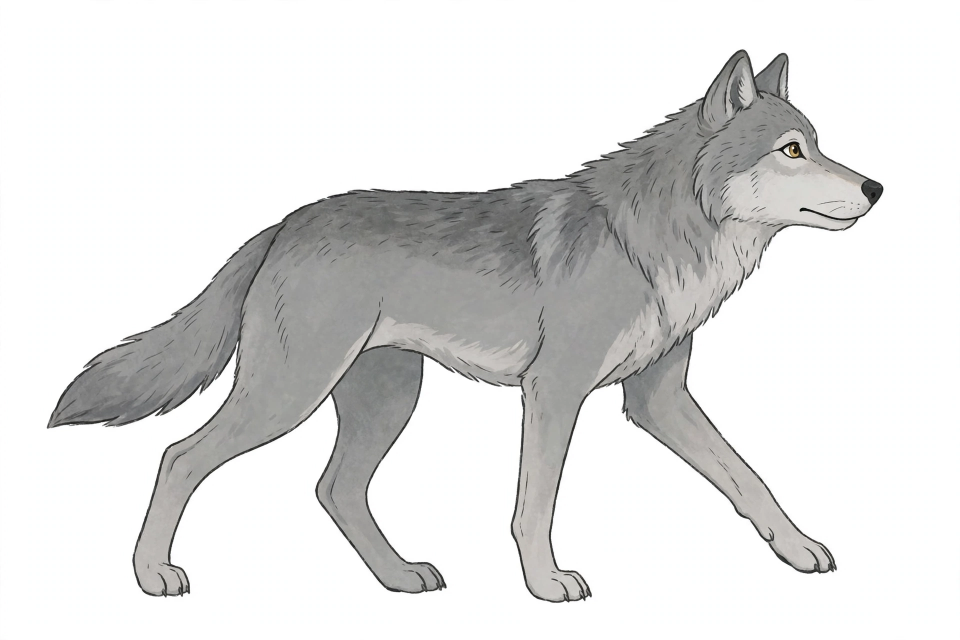
#> input picture serigala_jalan.png, 1920 x 1280 px (shown at 1/2 size)
$ python -i buat_serigala_bergerak.py   (imports and definitions only)
#> lines starting #> are read from the running program, lines starting #| are printed output that depends on the picture; after the words box and inside, x2 and y2 are one past the last pixel; in counts of white or black regions, pixels touching at a corner belong together
"""
TUGAS MULTIMEDIA - GAMBAR MENJADI BERGERAK DAN BERSUARA
========================================================
Hewan  : Serigala (Canis lupus)
Input  : serigala_jalan.png      -> gambar serigala pose berjalan
         serigala.png            -> gambar serigala pose melolong
         lolongan_serigala.mp3   -> suara angin malam + lolongan serigala
Output : serigala_bergerak.mp4   -> video gambar bergerak + bersuara

Alur cerita video (14 detik):
  1. Detik 0,0-5,2 : serigala BERJALAN masuk dari kiri layar.
     Kakinya bergerak sungguhan dengan teknik walk cycle: gambar
     dipotong menjadi badan dan 4 kaki, lalu setiap kaki diputar
     bergantian pada poros pangkal kakinya (seperti animasi 2D).
     Badan ikut naik-turun halus, latar ikut bergeser (parallax).
  2. Detik 5,2-5,55: serigala berhenti, berganti pose menjadi pose
     melolong (crossfade cepat), lalu bersiap.
  3. Detik 5,9-13,0: serigala MENGAUNG / melolong di bawah bulan.
     Gelombang suara keluar dari mulutnya tepat bersamaan dengan
     suara lolongan pada audio, badan dan cahaya bulan berdenyut.
  4. Detik 13,0-14 : fade-out, video selesai.

Teknik menghapus background putih:
  Flood-fill dari tepi gambar: piksel yang nyaris putih DAN terhubung
  ke tepi gambar dianggap background. Bulu putih di bagian dalam
  tubuh tidak ikut terhapus karena terhalang outline gambar.

Audio lolongan_serigala.mp3 dibuat dari rekaman lolongan serigala
asli "Wolf howls" (Wikimedia Commons) yang diberi jeda di awal
(supaya lolongan mulai tepat saat serigala berhenti berjalan),
dicampur suara angin malam pelan selama fase berjalan.

Kebutuhan:
  pip install pillow numpy scipy
  Program FFmpeg harus sudah terinstall (perintah: ffmpeg)

Jalankan:
  python buat_serigala_bergerak.py
"""

import math
import subprocess
import sys
from pathlib import Path

import numpy as np
from PIL import Image, ImageDraw, ImageFilter, ImageFont
from scipy import ndimage

# ---------------------------------------------------------------------------
# Konfigurasi
# ---------------------------------------------------------------------------
FOLDER = Path(__file__).parent
FILE_JALAN = FOLDER / "serigala_jalan.png"
FILE_LOLONG = FOLDER / "serigala.png"
FILE_SUARA = FOLDER / "lolongan_serigala.mp3"
FILE_VIDEO = FOLDER / "serigala_bergerak.mp4"

LEBAR, TINGGI = 1280, 720     # resolusi video (HD 720p)
FPS = 30                      # frame per detik
DURASI = 14                   # durasi video (detik)
TOTAL_FRAME = FPS * DURASI

# Pembagian fase animasi (detik)
AKHIR_JALAN = 5.2             # serigala berjalan sampai detik ini
AKHIR_GANTI_POSE = 5.55       # crossfade pose jalan -> pose lolong
MULAI_AUNG = 5.9              # suara lolongan mulai (sinkron dgn audio)
AKHIR_AUNG = 13.0             # lolongan selesai, mulai fade-out

# Posisi mulut pada gambar pose melolong (persen lebar/tinggi gambar)
MULUT_X, MULUT_Y = 0.90, 0.10

# Posisi akhir serigala setelah berjalan (kiri atas area tampil)
TARGET_X = 160
TANAH_Y = TINGGI - 28         # garis telapak kaki serigala
LEBAR_TAMPIL = 780            # lebar tampil serigala di video (piksel)


# ---------------------------------------------------------------------------
# Langkah 1 - Hapus background putih pada gambar
# ---------------------------------------------------------------------------
def hapus_background_putih(path_gambar):
    """Mengembalikan gambar RGBA dengan background transparan."""
#> called with path_gambar = 'serigala_jalan.png'
    gambar = Image.open(path_gambar).convert("RGB")
#> gambar is the input picture: PIL image 1920x1280 RGB; mean R, G, B 223.6, 223.6, 223
    piksel = np.array(gambar)

    nyaris_putih = (
        (piksel[:, :, 0] > 240)
        & (piksel[:, :, 1] > 240)
        & (piksel[:, :, 2] > 240)
    )
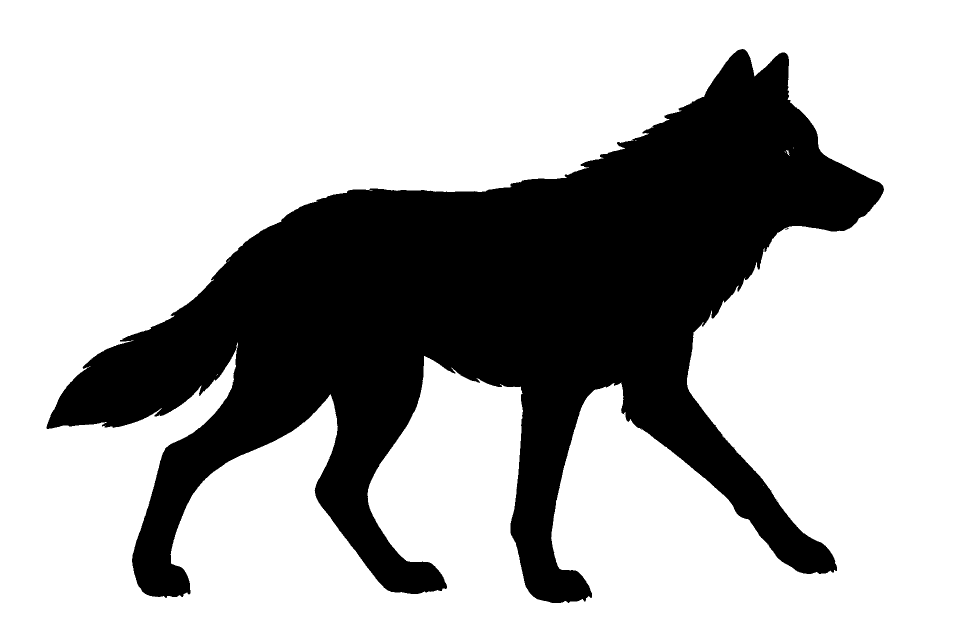
#> nyaris_putih: shape (1280, 1920) bool (shown at 1/2 size); 70.4% white; 5 black regions (4 under 20 px), largest, box (x1, y1, x2, y2) and area: (93, 98, 1768, 1206) 726730
    # Kelompok piksel putih yang menyentuh tepi = background
    label, _ = ndimage.label(nyaris_putih)
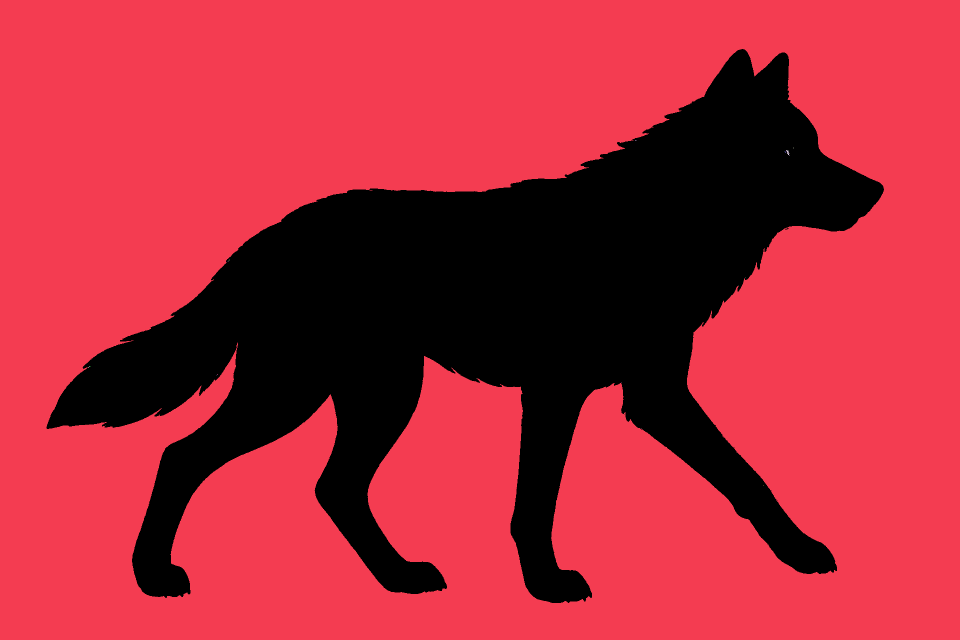
#> label: shape (1280, 1920) int32 (shown at 1/2 size); 27 distinct labels, from 0 to 26; one colour per label, 0 black
    label_tepi = set(np.unique(np.concatenate([
        label[0, :], label[-1, :], label[:, 0], label[:, -1]
    ])))
#> label_tepi = 1 item
    label_tepi.discard(0)
    background = np.isin(label, list(label_tepi))
#> background: shape (1280, 1920) bool; 70.4% white; 4 black regions (3 under 20 px), largest, box (x1, y1, x2, y2) and area: (93, 98, 1768, 1206) 726792

    alpha = np.where(background, 0, 255).astype(np.uint8)
    alpha_img = Image.fromarray(alpha).filter(ImageFilter.GaussianBlur(1))
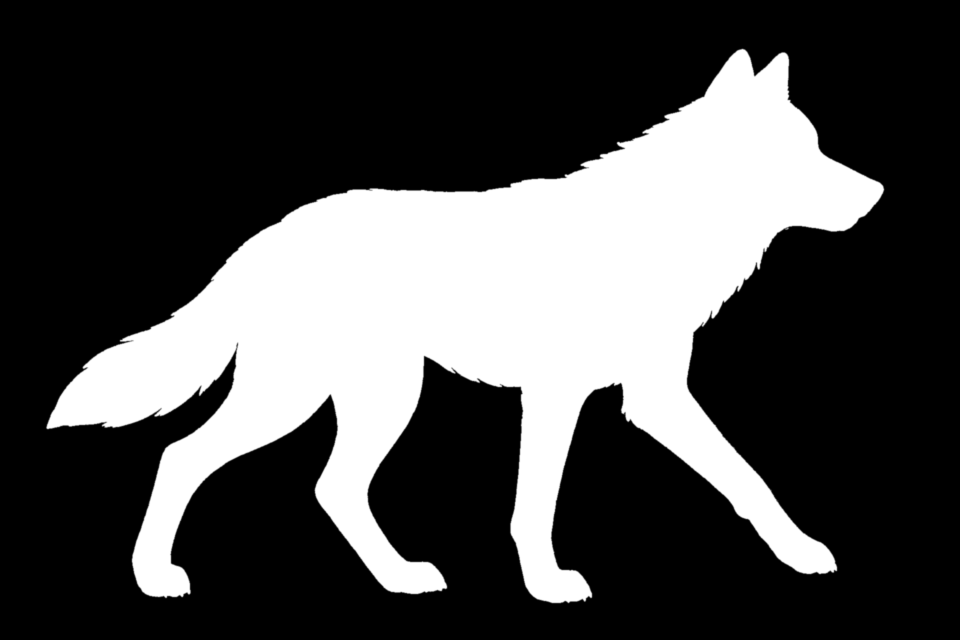
#> alpha_img: PIL image 1920x1280 L (shown at 1/2 size); min 0, max 255, mean 75.4

    hasil = gambar.convert("RGBA")
    hasil.putalpha(alpha_img)
    return hasil.crop(hasil.getbbox())
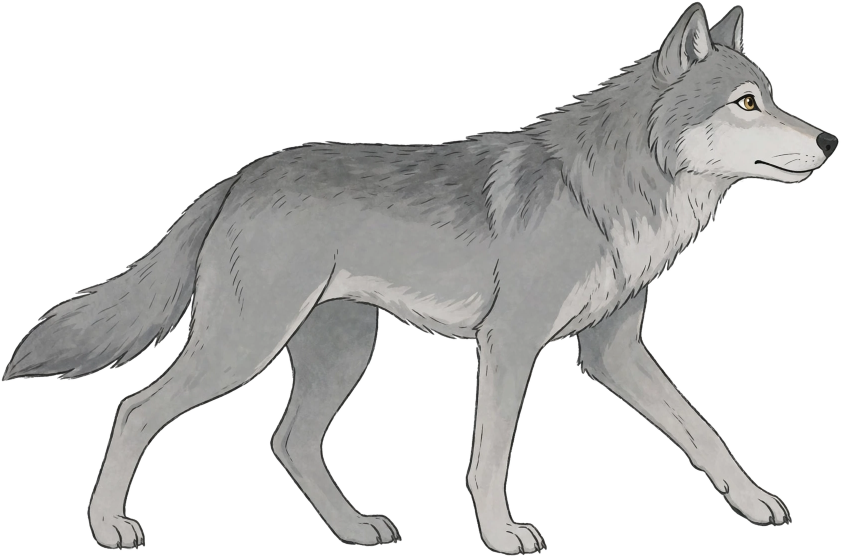
#> returned value: PIL image 1681x1114 RGBA (shown at 1/2 size); mean R, G, B, A 213.8, 213.8, 213, 99; transparent parts drawn white


# ---------------------------------------------------------------------------
# Langkah 2 - Rig walk cycle: potong gambar jalan menjadi badan + 4 kaki
# ---------------------------------------------------------------------------
# [297 lines left out: functions buat_rig_jalan, gambar_serigala_jalan, buat_latar, buat_bulan, gambar_pinus, muat_font and 2 more, not called in this run]


# [2 lines not run here, left out]

>>> result = hapus_background_putih('serigala_jalan.png')

$ run again, on kaki2.png
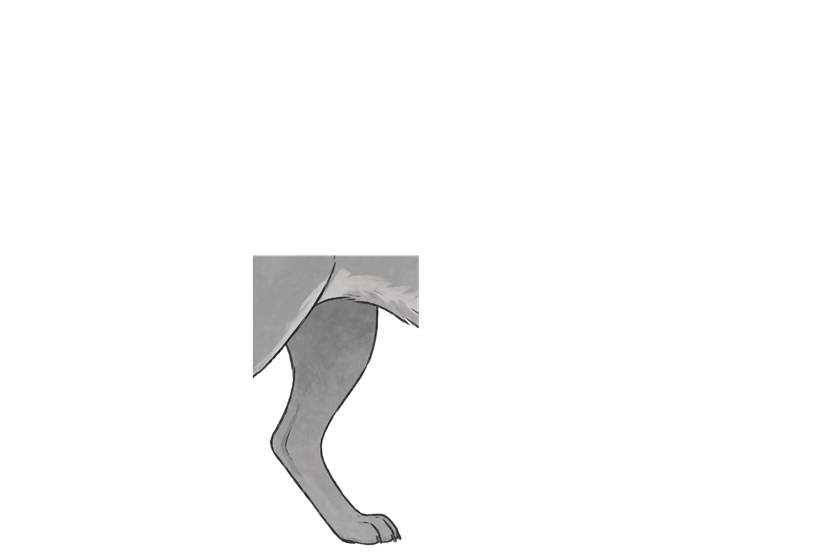
#> input picture kaki2.png, 840 x 556 px
#> in hapus_background_putih, `gambar = Image.open(path_gambar).convert("RGB")`:
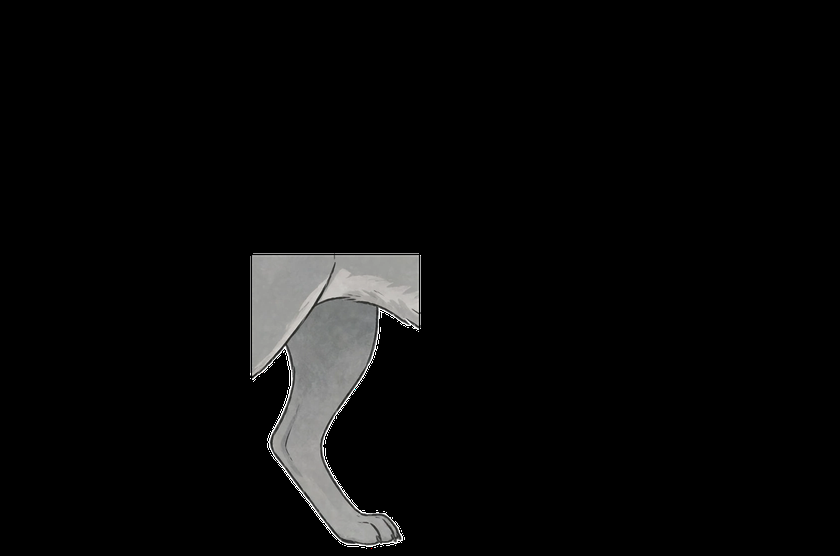
#> gambar: PIL image 840x556 RGB; mean R, G, B 9, 9, 8.9
#> in hapus_background_putih, `nyaris_putih = ( (piksel[:, :, 0] > 240) & (piksel[:, :, 1] > 240) & (..`:
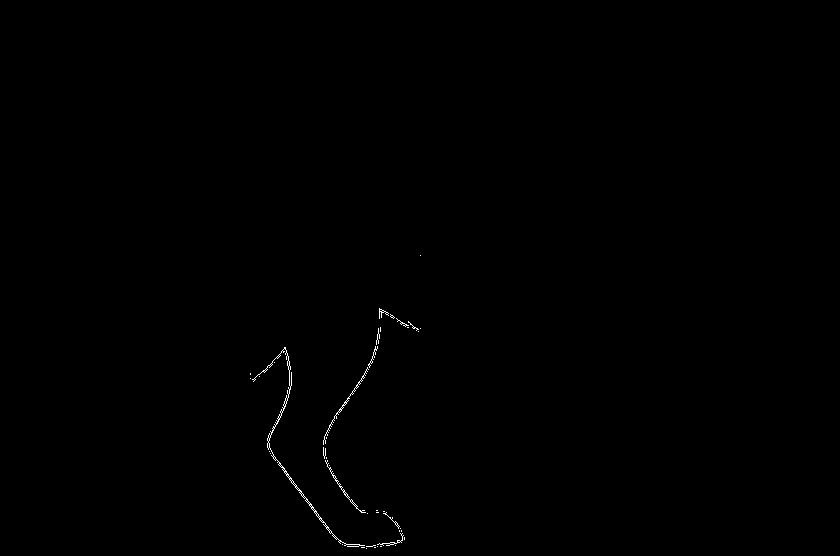
#> nyaris_putih: shape (556, 840) bool; 0.22% white in thin lines or dots, all inside (x1, y1, x2, y2) = (250, 255, 421, 549)
#> label: shape (556, 840) int32; 456 distinct labels, from 0 to 455
#> label_tepi = 1 item
#> background: shape (556, 840) bool; every value is 0
#> alpha: shape (556, 840); every value is 255
